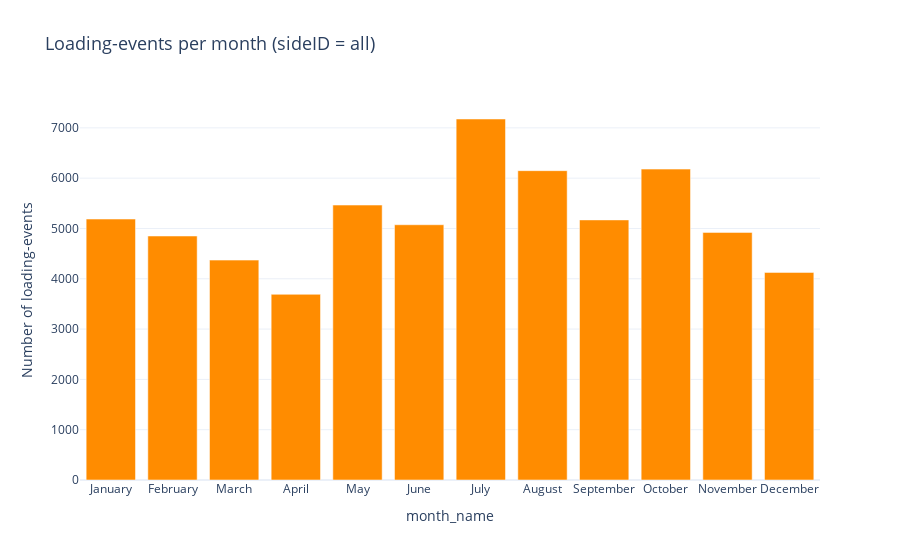

The code cell stored with this chart in its notebook:
### Code cell
# Aggregation on months
month_names = {
    1: "January", 2: "February", 3: "March", 4: "April", 
    5: "May", 6: "June", 7: "July", 8: "August",
    9: "September", 10: "October", 11: "November", 12: "December"
}

events_per_month = charging_set.groupby('connectionTime_month').size().reset_index(name='count')

# Add month names
events_per_month['month_name'] = events_per_month['connectionTime_month'].map(month_names)

# Count all loading-events over the available timeframe, ploted on hours of the day
fig = px.bar(
    events_per_month,
    x='month_name',
    y='count',
    title='Loading-events per month (sideID = all)',
    labels={'hour': 'Month', 'count': 'Number of loading-events'}
)

# Layout adjustment
fig.update_traces(marker_color='#FF8C00')  # Color
fig.update_layout(
    title_font_size=18,
    legend_title_text="Legend",
    template="plotly_white"
)

# Show grafic
fig.show()

### Figure 1 — Plotly figure (JSON) as saved in the notebook; plotly's stock layout.template omitted (floating-point values rounded to 4 significant figures)
{"data": [{"alignmentgroup": "True", "hovertemplate": "month_name=%{x}<br>Number of loading-events=%{y}<extra></extra>", "legendgroup": "", "marker": {"color": "#FF8C00", "pattern": {"shape": ""}}, "name": "", "offsetgroup": "", "orientation": "v", "showlegend": false, "textposition": "auto", "type": "bar", "x": ["January", "February", "March", "April", "May", "June", "July", "August", "September", "October", "November", "December"], "xaxis": "x", "y": [5187, 4850, 4371, 3691, 5465, 5074, 7176, 6149, 5170, 6180, 4922, 4127], "yaxis": "y"}], "layout": {"barmode": "relative", "legend": {"title": {"text": "Legend"}, "tracegroupgap": 0}, "title": {"font": {"size": 18}, "text": "Loading-events per month (sideID = all)"}, "xaxis": {"anchor": "y", "domain": [0, 1], "title": {"text": "month_name"}}, "yaxis": {"anchor": "x", "domain": [0, 1], "title": {"text": "Number of loading-events"}}}}
